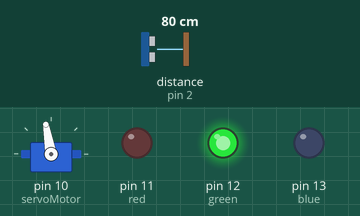
A sketch run on a simulated Arduino Uno, built with avr-gcc and run on an emulated ATmega328P. Parts: servo, output pins drawn as LEDs (lit = HIGH). Wiring (inferred from the names in the program): ultrasonic range finder: trigger pin 3; echo pin 2. The inputs (shaded band) are chosen by the test bench; at power-on: distance to the obstacle (sensor on pin 2) 80 cm. The echo pulse lasts 58.3 µs per cm; pins used as bus, display or sensor lines are not drawn; what the sketch prints to the serial monitor is not drawn.

Above: at 1.2 s.
1.3 s: distance to the obstacle (sensor on pin 2) set to 19 cm
2.8 s: distance to the obstacle (sensor on pin 2) set to 15 cm
At 4.0 s:
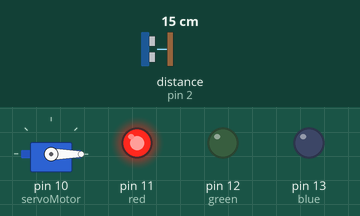
4.3 s: distance to the obstacle (sensor on pin 2) set to 35 cm
At 5.4 s:
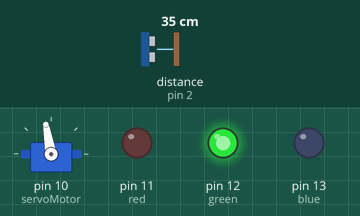
5.8 s: distance to the obstacle (sensor on pin 2) set to 2 cm
At 6.4 s:
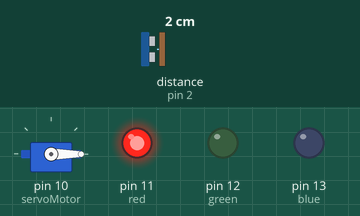
Timing chart, 0 to 8.3 s (numbered marks = the images above; inputs shaded):
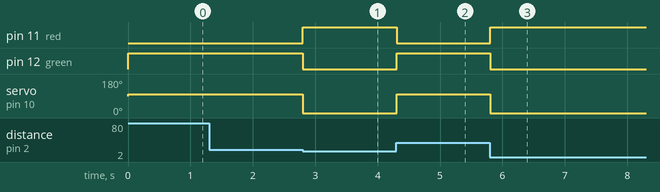

The sketch:

contador_de_vagas.ino
```cpp
#include <Servo.h>

const int TRIG = 3;
const int ECHO = 2;
const int red = 11;
const int green = 12;
const int blue = 13;

Servo servoMotor;

void setup() {
  Serial.begin(115200);
  pinMode(TRIG, OUTPUT);
  pinMode(ECHO, INPUT);
  pinMode(red, OUTPUT);
  pinMode(green, OUTPUT);
  pinMode(blue, OUTPUT);
  digitalWrite(red, LOW);
  digitalWrite(green, LOW);
  digitalWrite(blue, LOW);
  servoMotor.attach(10);
}

void loop() {
  int distancia = medirDistancia(TRIG, ECHO);
  Serial.print("Distancia: ");
  Serial.print(distancia);
  Serial.println("cm");

  if (distancia <= 15) {
    digitalWrite(red, HIGH);
    digitalWrite(green, LOW);
    digitalWrite(blue, LOW);
    servoMotor.write(0);
    //delay(500);
  }
  else {
    digitalWrite(red, LOW);
    digitalWrite(green, HIGH);
    digitalWrite(blue, LOW);
    servoMotor.write(100);
    //delay(500);
  }

//  digitalWrite(red, LOW);
//  digitalWrite(green, LOW);
//  digitalWrite(blue, HIGH);
//  delay(500);
}

int medirDistancia(int trig, int echo) {
  digitalWrite(trig, LOW);
  delayMicroseconds(2);
  digitalWrite(trig,HIGH);
  delayMicroseconds(10);
  digitalWrite(trig,LOW);

  return pulseIn(echo,HIGH) / 58;
}
```

Measured:
- the behaviour switches between 17 and 16 cm on distance to the obstacle (sensor on pin 2) (found by bisection; images 0 and 1)
- after the input at 2.8 s, pin 11 (red): LOW → HIGH at once; pin 12 (green): HIGH → LOW at once; servo on pin 10 (servoMotor): 100° → 0° at once
- after the input at 4.3 s, pin 11 (red): HIGH → LOW at once; pin 12 (green): LOW → HIGH at once; servo on pin 10 (servoMotor): 0° → 100° at once
- after the input at 5.8 s, pin 11 (red): LOW → HIGH at once; pin 12 (green): HIGH → LOW at once; servo on pin 10 (servoMotor): 100° → 0° at once
